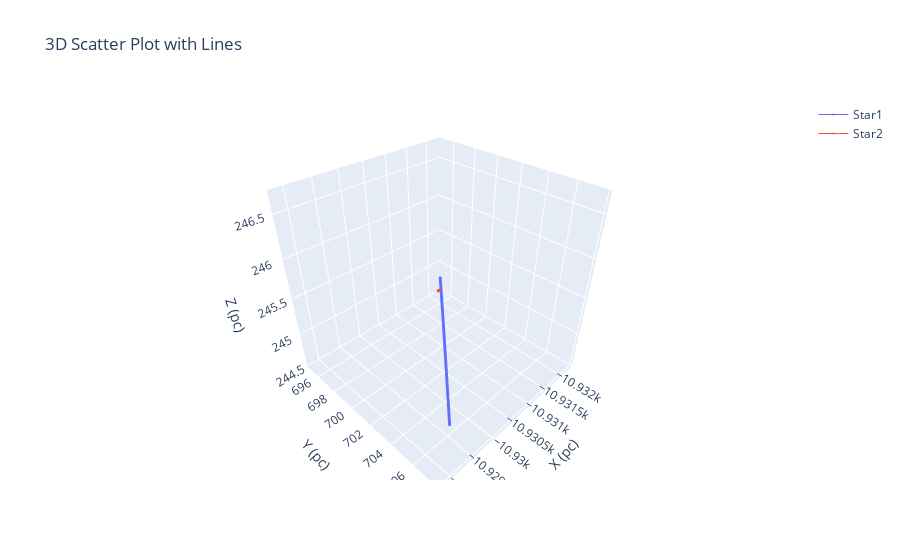

Source (notebook cell):
### Code cell
import plotly.graph_objects as go

# Step 1: Create the scatter plot for the first line with both markers and lines
trace1 = go.Scatter3d(
    x=table['SkyCoord1_galactocentric'].x,  # x-axis (l_1)
    y=table['SkyCoord1_galactocentric'].y,  # y-axis (b_1)
    z=table['SkyCoord1_galactocentric'].z,  # z-axis (dist_1)
    mode='lines+markers',  # Show both markers and lines
    name='Star1',  # Legend name
    marker=dict(size=1),  # Size of the scatter points
    line=dict(width=1),  # Width of the line
    hovertext=table['time'],
    hoverinfo="text"
)

# Step 2: Create the scatter plot for the second line with both markers and lines
trace2 = go.Scatter3d(
    x=table['SkyCoord2_galactocentric'].x,  # x-axis (l_2)
    y=table['SkyCoord2_galactocentric'].y,  # y-axis (b_2)
    z=table['SkyCoord2_galactocentric'].z,  # z-axis (dist_2)
    mode='lines+markers',  # Show both markers and lines
    name='Star2',  # Legend name
    marker=dict(size=1),  # Size of the scatter points
    line=dict(width=1),  # Width of the line
    hovertext=table['time'],
    hoverinfo="text"
)

# Step 3: Combine the traces and create the layout
data = [trace1, trace2]  # Combine both lines

layout = go.Layout(
    title='3D Scatter Plot with Lines',  # Title of the plot
    scene=dict(
        xaxis_title='X (pc)',
        yaxis_title='Y (pc)',
        zaxis_title='Z (pc)',
    )
)

# Step 4: Create the figure and plot it
fig = go.Figure(data=data, layout=layout)
fig.show()

### Figure 1 — Plotly figure (JSON) as saved in the notebook; plotly's stock layout.template omitted (floating-point values rounded to 4 significant figures; data arrays with more than 128 entries replaced by an {"elided": "..."} marker saying what was removed)
{"data": [{"hoverinfo": "text", "hovertext": {"elided": "1000 int values"}, "line": {"width": 1}, "marker": {"size": 1}, "mode": "lines+markers", "name": "Star1", "type": "scatter3d", "x": {"elided": "1000 float values"}, "y": {"elided": "1000 float values"}, "z": {"elided": "1000 float values"}}, {"hoverinfo": "text", "hovertext": {"elided": "1000 int values"}, "line": {"width": 1}, "marker": {"size": 1}, "mode": "lines+markers", "name": "Star2", "type": "scatter3d", "x": {"elided": "1000 float values"}, "y": {"elided": "1000 float values"}, "z": {"elided": "1000 float values"}}], "layout": {"scene": {"xaxis": {"title": {"text": "X (pc)"}}, "yaxis": {"title": {"text": "Y (pc)"}}, "zaxis": {"title": {"text": "Z (pc)"}}}, "title": {"text": "3D Scatter Plot with Lines"}}}
